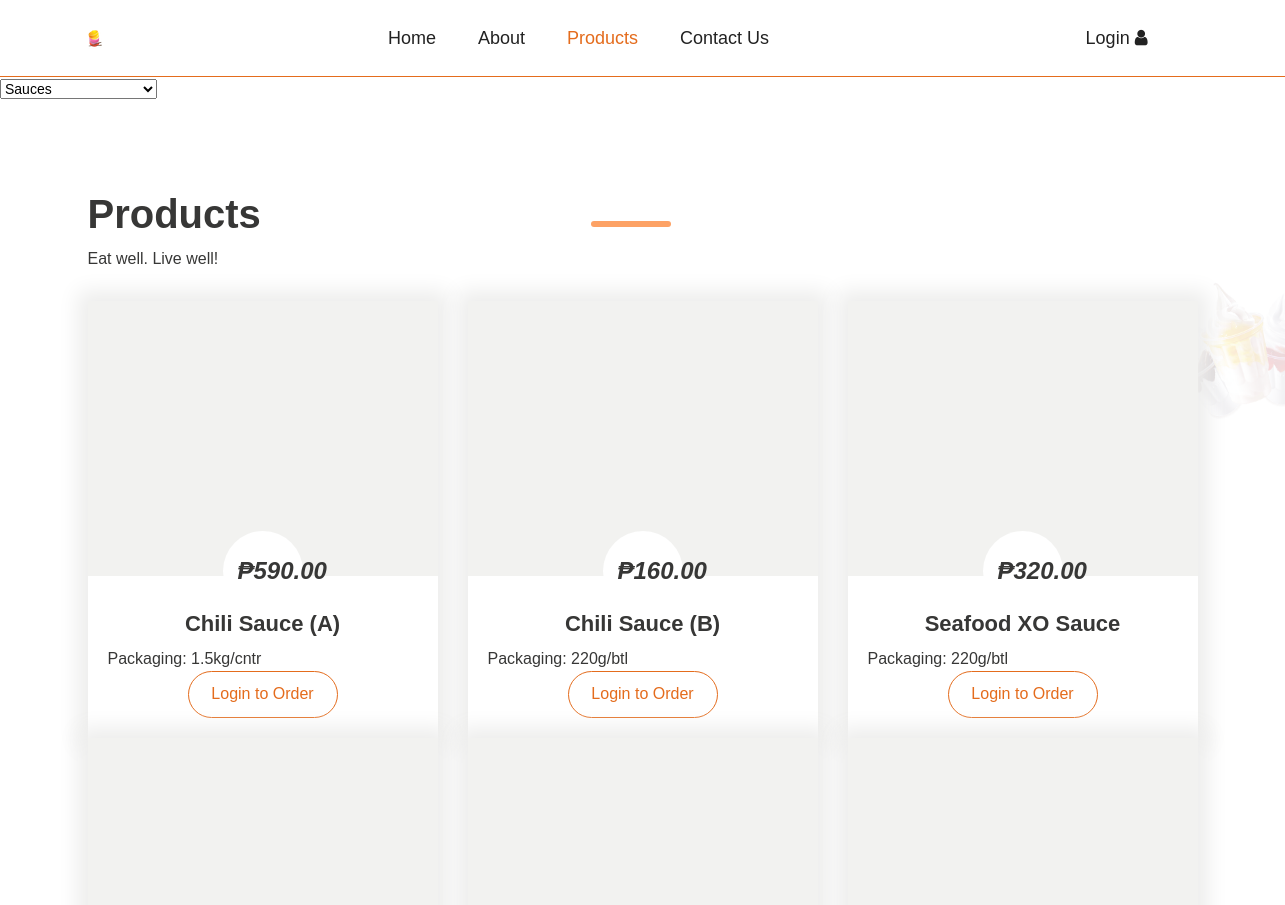
The page /LandingPage/ordering.php?category=Sauces (upper part) on the database as committed earlier.
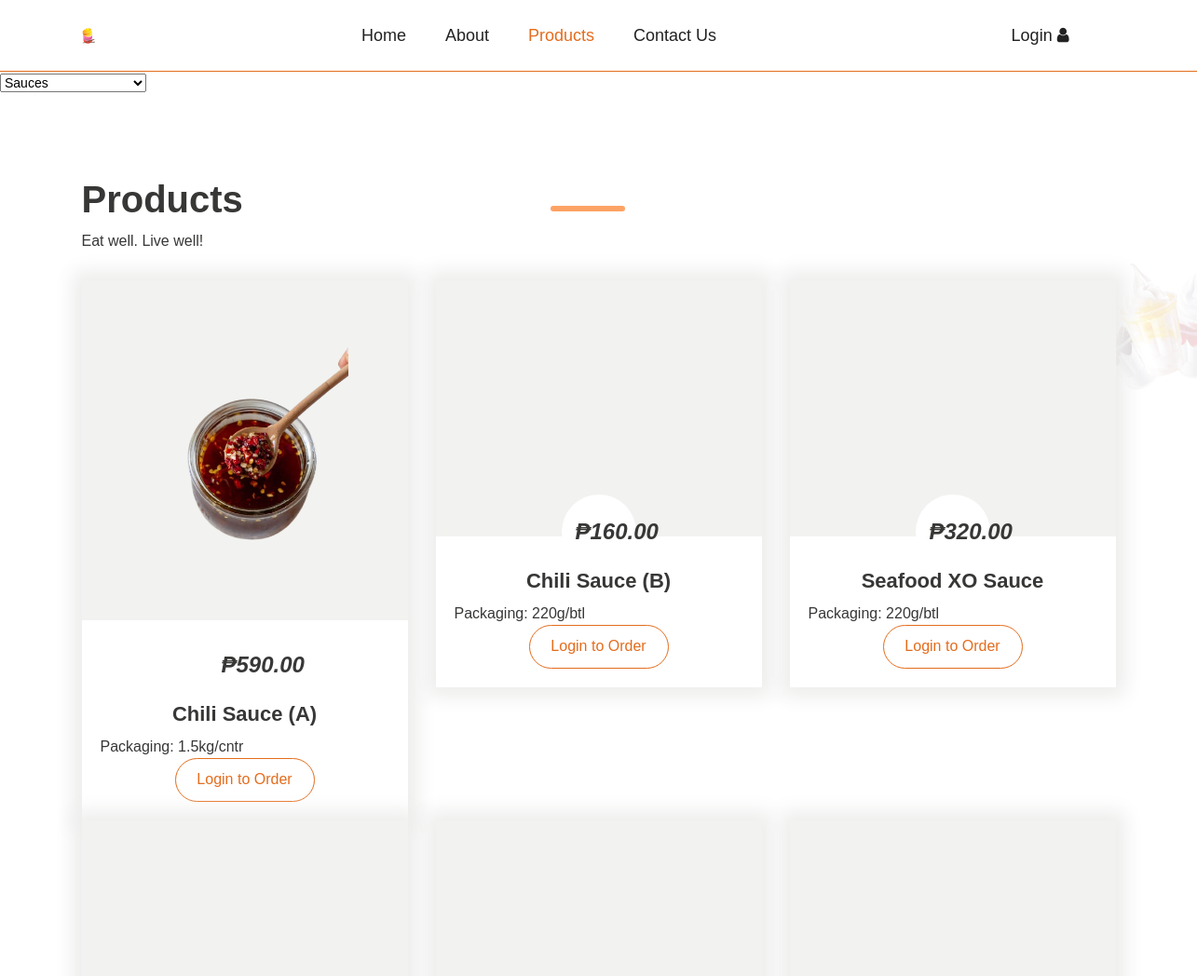
The same page on the database as committed later.
### tables this page shows
CREATE TABLE `products` (
  `product_id` int(11) NOT NULL,
  `category` varchar(50) NOT NULL,
  `item_description` varchar(255) NOT NULL,
  `packaging` varchar(50) DEFAULT NULL,
  `price` decimal(10,2) NOT NULL,
  `stock_quantity` int(11) NOT NULL DEFAULT 0,
  `additional_description` text DEFAULT NULL,
  `product_image` varchar(255) DEFAULT NULL
);

### LandingPage/ordering.php (the view, shortened to what the changed rows need)
<?php
$conn = new mysqli("localhost", "root", "", "top_exchange");
$sql = "SELECT product_id, item_description AS name, price, product_image AS image_path, packaging, category FROM products";
$category = isset($_GET['category']) ? $_GET['category'] : '';
if (!empty($category)) {
    $sql .= " WHERE category = ?";
}
$stmt = $conn->prepare($sql);
if (!empty($category)) {
    $stmt->bind_param("s", $category);
}
$stmt->execute();
$result = $stmt->get_result();
?>
<!DOCTYPE html>
<html>
<head>
    <link rel="stylesheet" type="text/css" href="css/bootstrap.min.css">
    <link rel="stylesheet" type="text/css" href="css/style.css">
    <link rel="stylesheet" href="css/responsive.css">
    <link rel="stylesheet" href="css/jquery.mCustomScrollbar.min.css">
    <link rel="stylesheet" href="https://netdna.bootstrapcdn.com/font-awesome/4.0.3/css/font-awesome.css">
</head>
<body>
<div class="cream_section layout_padding">
    <div class="container">
        <div class="row">
            <div class="col-md-12">
                <h1 class="cream_taital">Products</h1>
            </div>
        </div>
        <div class="cream_section_2">
            <div class="row">
                <?php while ($row = $result->fetch_assoc()) { ?>
                    <div class="col-md-4">
                        <div class="cream_box">
                            <div class="cream_img">
                                <img src="<?php echo htmlspecialchars($row['image_path']); ?>">
                            </div>
                            <div class="price_text">
                                ₱<?php echo isset($row['price']) ? number_format($row['price'], 2) : '0.00'; ?>
                            </div>
                            <h6 class="strawberry_text">
                                <?php echo isset($row['name']) ? htmlspecialchars($row['name']) : 'No Name'; ?>
                            </h6>
                            <p class="cream_text">
                                Packaging: <?php echo isset($row['packaging']) ? htmlspecialchars($row['packaging']) : 'N/A'; ?>
                            </p>
                            <div class="cart_bt">
                                <?php if (isset($_SESSION['username'])): ?>
                                    <a href="#" class="add-to-cart" data-product-id="<?php echo $row['product_id']; ?>" data-product-name="<?php echo htmlspecialchars($row['name']); ?>" data-product-price="<?php echo $row['price']; ?>" data-image-path="<?php echo htmlspecialchars($row['image_path']); ?>" data-packaging="<?php echo htmlspecialchars($row['packaging']); ?>">Add To Cart</a>
                                <?php else: ?>
                                    <a href="login.php" class="login-to-order">Login to Order</a>
                                <?php endif; ?>
                            </div>
                        </div>
                    </div>
                <?php } ?>
            </div>
        </div>
    </div>
</div>
</body>
</html>

Rows that differ between the two databases and show on the page:
changed products "Chili Sauce (A)": product_image: picture added
